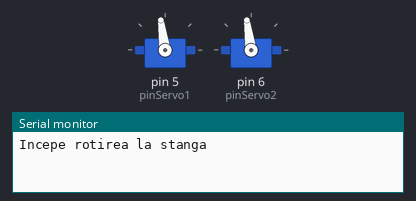
Recording of a sketch running on a simulated Arduino Uno, built with avr-gcc and run on an emulated ATmega328P. Parts: 2 × servo, the last lines printed to the serial monitor.

Above: at 2.05 s.
At 5.05 s:
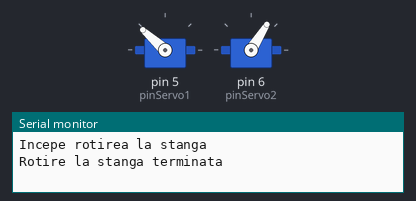
At 8.75 s:
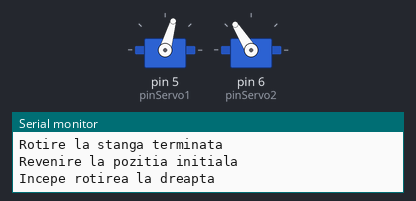
At 11.95 s:
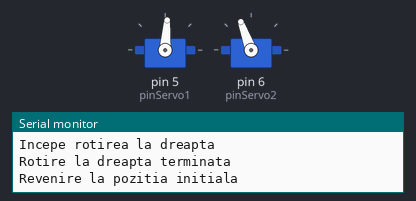
Timing chart, 0 to 17.9 s (numbered marks = the images above):
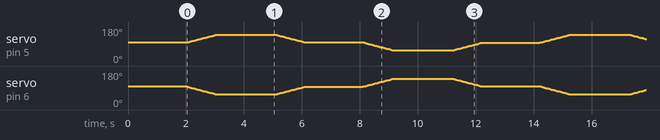

The sketch:

test-servomotor2.ino
```cpp
#include <Servo.h>

int pinServo1 = 5;
int pinServo2 = 6;
Servo servomotor1;
Servo servomotor2;

void setup() {
  // put your setup code here, to run once:
  Serial.begin(9600);
  servomotor1.attach(pinServo1);
  servomotor1.write(98);
  servomotor2.attach(pinServo2);
  servomotor2.write(98);
  delay(2000);
}

void loop() {
  // put your main code here, to run repeatedly:
  Serial.println("Incepe rotirea la stanga");
  int pos1, pos2;
  pos1=98;
  pos2=98;
  do{
    servomotor1.write(pos1);
    servomotor2.write(pos2);
    pos1 = pos1 + 2;
    pos2 = pos2 - 2;
    delay(50);
  }while(pos1<=138);
  Serial.println("Rotire la stanga terminata");
  delay(2000);
  Serial.println("Revenire la pozitia initiala");
  do{
    servomotor1.write(pos1);
    servomotor2.write(pos2);
    pos1 = pos1 - 2;
    pos2 = pos2 + 2;
    delay(50);
  }while(pos1!=pos2);
  delay(2000);
  Serial.println("Incepe rotirea la dreapta");
  do{
    servomotor1.write(pos1);
    servomotor2.write(pos2);
    pos1 = pos1 - 2;
    pos2 = pos2 + 2;
    delay(50);
  }while(pos1>=58);
  Serial.println("Rotire la dreapta terminata");
  delay(2000);
  Serial.println("Revenire la pozitia initiala");
  do{
    servomotor1.write(pos1);
    servomotor2.write(pos2);
    pos1 = pos1 + 2;
    pos2 = pos2 - 2;
    delay(50);
  }while(pos1!=pos2);
  delay(2000);
}
```
